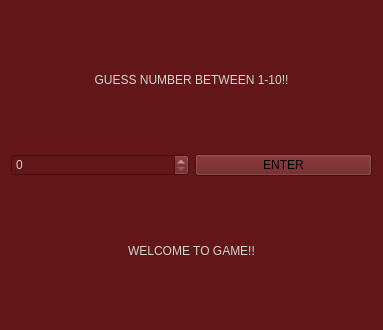
<?xml version="1.0" encoding="UTF-8"?>
<ui version="4.0">
 <class>Widget</class>
 <widget class="QWidget" name="Widget">
  <property name="geometry">
   <rect>
    <x>0</x>
    <y>0</y>
    <width>383</width>
    <height>330</height>
   </rect>
  </property>
  <property name="windowTitle">
   <string>Widget</string>
  </property>
  <property name="styleSheet">
   <string notr="true">
background-color: rgb(99, 22, 23);</string>
  </property>
  <layout class="QHBoxLayout" name="horizontalLayout_2">
   <item>
    <layout class="QVBoxLayout" name="verticalLayout">
     <item>
      <widget class="QLabel" name="TitleLabel">
       <property name="styleSheet">
        <string notr="true">color: rgb(209, 213, 206);</string>
       </property>
       <property name="text">
        <string>GUESS NUMBER BETWEEN 1-10!!</string>
       </property>
       <property name="scaledContents">
        <bool>false</bool>
       </property>
       <property name="alignment">
        <set>Qt::AlignCenter</set>
       </property>
      </widget>
     </item>
     <item>
      <layout class="QHBoxLayout" name="horizontalLayout">
       <item>
        <widget class="QSpinBox" name="InputNumber">
         <property name="styleSheet">
          <string notr="true">color: rgb(209, 213, 206);
font: 14pt &quot;Segoe UI&quot;;</string>
         </property>
        </widget>
       </item>
       <item>
        <widget class="QPushButton" name="OkayButton">
         <property name="styleSheet">
          <string notr="true">
font: 14pt &quot;Segoe UI&quot;;

</string>
         </property>
         <property name="text">
          <string>ENTER</string>
         </property>
        </widget>
       </item>
      </layout>
     </item>
     <item>
      <widget class="QLabel" name="ResultLabel">
       <property name="styleSheet">
        <string notr="true">color: rgb(209, 213, 206);</string>
       </property>
       <property name="text">
        <string>WELCOME TO GAME!!</string>
       </property>
       <property name="alignment">
        <set>Qt::AlignCenter</set>
       </property>
      </widget>
     </item>
    </layout>
   </item>
  </layout>
 </widget>
 <resources/>
 <connections/>
</ui>
